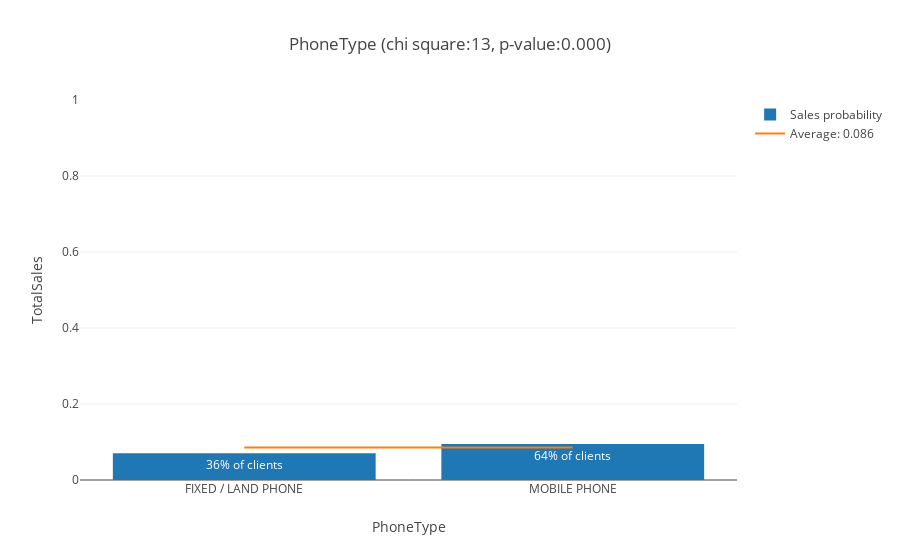

Notebook code cell kept with this figure:
### Markdown cell above
### PhoneType ###

Client's phone type: Fixed or Mobile

### Code cell
chi, pval, fig = analyze_feature('PhoneType', db1, categorical=True)
scores['PhoneType'] = chi, pval
iplot(fig)

### Figure 1 — Plotly figure (JSON) as saved in the notebook; plotly's stock layout.template omitted (floating-point values rounded to 4 significant figures)
{"data": [{"error_y": {"array": [0.2555, 0.2926], "type": "data", "visible": false}, "name": "Sales probability", "text": ["36% of clients", "64% of clients"], "type": "bar", "x": ["FIXED / LAND PHONE", "MOBILE PHONE"], "y": [0.07019, 0.09458]}, {"mode": "lines", "name": "Average: 0.086", "type": "scatter", "x": ["FIXED / LAND PHONE", "MOBILE PHONE"], "y": [0.08575, 0.08575]}], "layout": {"barmode": "group", "title": "PhoneType (chi square:13, p-value:0.000)", "xaxis": {"title": "PhoneType"}, "yaxis": {"range": [0, 1], "title": "TotalSales"}}}
